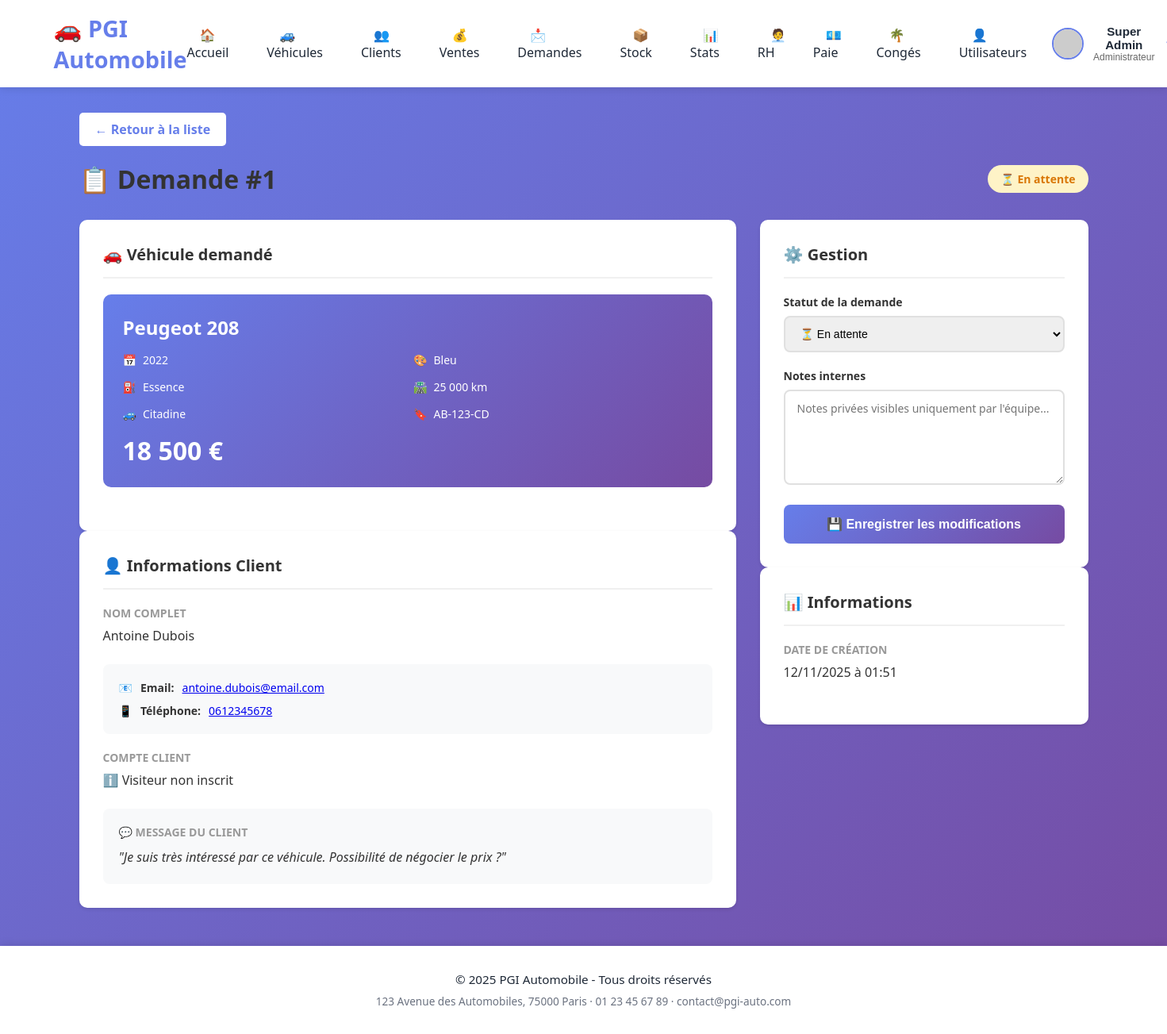
Page /modules/ventes/demandes-detail.php?id=1 (signed in) on the committed database.
### tables this page shows
CREATE TABLE IF NOT EXISTS demandes_achat (
                                              id INT PRIMARY KEY AUTO_INCREMENT,
                                              vehicule_id INT NOT NULL,
                                              client_id INT NULL,   
                                              nom VARCHAR(50) NOT NULL,
    prenom VARCHAR(50) NOT NULL,
    email VARCHAR(100) NOT NULL,
    telephone VARCHAR(20) NOT NULL,
    message TEXT,
    statut ENUM('en_attente', 'en_cours', 'acceptee', 'refusee', 'finalisee') DEFAULT 'en_attente',
    notes_gestionnaire TEXT,   
    traitee_par INT NULL,   
    date_traitement DATETIME NULL,
    created_at TIMESTAMP DEFAULT CURRENT_TIMESTAMP,
    updated_at TIMESTAMP DEFAULT CURRENT_TIMESTAMP ON UPDATE CURRENT_TIMESTAMP,
    FOREIGN KEY (vehicule_id) REFERENCES vehicules(id) ON DELETE CASCADE,
    FOREIGN KEY (client_id) REFERENCES utilisateurs(id) ON DELETE SET NULL,
    FOREIGN KEY (traitee_par) REFERENCES utilisateurs(id) ON DELETE SET NULL
    );

CREATE TABLE IF NOT EXISTS vehicules (
    id INT PRIMARY KEY AUTO_INCREMENT,
    marque VARCHAR(50) NOT NULL,
    modele VARCHAR(50) NOT NULL,
    annee INT NOT NULL,
    couleur VARCHAR(30),
    prix_achat DECIMAL(10,2),
    prix_vente DECIMAL(10,2),
    kilometrage INT,
    type_vehicule ENUM('berline', 'suv', 'sportive', 'utilitaire', 'citadine') DEFAULT 'berline',
    carburant ENUM('essence', 'diesel', 'electrique', 'hybride') DEFAULT 'essence',
    statut ENUM('stock', 'vendu', 'reserve') DEFAULT 'stock',
    date_arrivee DATE,
    immatriculation VARCHAR(20),
    image_url VARCHAR(255),
    created_at TIMESTAMP DEFAULT CURRENT_TIMESTAMP
);

### modules/ventes/demandes-detail.php (the view, shortened to what this page needs)
<?php
include '../../includes/header.php';
$demande_id = isset($_GET['id']) ? intval($_GET['id']) : 0;
$query = "SELECT da.*,
          v.marque, v.modele, v.annee, v.couleur, v.kilometrage,
          v.prix_vente, v.carburant, v.type_vehicule, v.immatriculation,
          u.nom as gestionnaire_nom, u.prenom as gestionnaire_prenom,
          c.nom as client_nom, c.prenom as client_prenom,
          c.email as client_email, c.telephone as client_telephone
          FROM demandes_achat da
          INNER JOIN vehicules v ON da.vehicule_id = v.id
          LEFT JOIN utilisateurs u ON da.traitee_par = u.id
          LEFT JOIN utilisateurs c ON da.client_id = c.id
          WHERE da.id = ?";
$stmt = $pdo->prepare($query);
$stmt->execute([$demande_id]);
$demande = $stmt->fetch();
?>
<div class="container">
    <a href="demandes-liste.php" class="back-button">← Retour à la liste</a>
    <div class="page-header">
        <h1>📋 Demande #<?php echo $demande_id; ?></h1>
        <span class="badge badge-<?php echo $demande['statut']; ?>">
                <?php
                $statuts = [
                    'en_attente' => '⏳ En attente',
                    'en_cours' => '🔄 En cours',
                    'acceptee' => '✅ Acceptée',
                    'refusee' => '❌ Refusée',
                    'finalisee' => '🏁 Finalisée'
                ];
                echo $statuts[$demande['statut']];
                ?>
            </span>
    </div>
    <div class="detail-container">
        <div>
            <div class="detail-card">
                <h2>🚗 Véhicule demandé</h2>
                <div class="vehicule-card">
                    <h3><?php echo htmlspecialchars($demande['marque'] . ' ' . $demande['modele']); ?></h3>
                    <div class="vehicule-details">
                        <div class="vehicule-detail-item">
                            <span>📅</span>
                            <span><?php echo $demande['annee']; ?></span>
                        </div>
                        <div class="vehicule-detail-item">
                            <span>🎨</span>
                            <span><?php echo htmlspecialchars($demande['couleur']); ?></span>
                        </div>
                        <div class="vehicule-detail-item">
                            <span>⛽</span>
                            <span><?php echo ucfirst($demande['carburant']); ?></span>
                        </div>
                        <div class="vehicule-detail-item">
                            <span>🛣️</span>
                            <span><?php echo number_format($demande['kilometrage'], 0, ',', ' '); ?> km</span>
                        </div>
                        <div class="vehicule-detail-item">
                            <span>🚙</span>
                            <span><?php echo ucfirst($demande['type_vehicule']); ?></span>
                        </div>
                        <div class="vehicule-detail-item">
                            <span>🔖</span>
                            <span><?php echo htmlspecialchars($demande['immatriculation']); ?></span>
                        </div>
                    </div>
                    <div class="vehicule-price">
                        <?php echo number_format($demande['prix_vente'], 0, ',', ' '); ?> €
                    </div>
                </div>
            </div>
            <div class="detail-card">
                <h2>👤 Informations Client</h2>
                <div class="info-group">
                    <h3>Nom complet</h3>
                    <div class="info-value">
                        <?php echo htmlspecialchars($demande['prenom'] . ' ' . $demande['nom']); ?>
                    </div>
                </div>
                <div class="contact-info">
                    <div class="contact-item">
                        <span>📧</span>
                        <strong>Email:</strong>
                        <a href="mailto:<?php echo htmlspecialchars($demande['email']); ?>">
                            <?php echo htmlspecialchars($demande['email']); ?>
                        </a>
                    </div>
                    <div class="contact-item">
                        <span>📱</span>
                        <strong>Téléphone:</strong>
                        <a href="tel:<?php echo htmlspecialchars($demande['telephone']); ?>">
                            <?php echo htmlspecialchars($demande['telephone']); ?>
                        </a>
                    </div>
                </div>
                <?php if ($demande['client_id']): ?>
                    <div class="info-group">
                        <h3>Compte client</h3>
                        <div class="info-value">
                            ✅ Client inscrit sur la plateforme
                        </div>
                    </div>
                <?php else: ?>
                    <div class="info-group">
                        <h3>Compte client</h3>
                        <div class="info-value">
                            ℹ️ Visiteur non inscrit
                        </div>
                    </div>
                <?php endif; ?>
                <?php if (!empty($demande['message'])): ?>
                    <div class="message-box">
                        <h3>💬 Message du client</h3>
                        <div class="message-content">
                            "<?php echo nl2br(htmlspecialchars($demande['message'])); ?>"
                        </div>
                    </div>
                <?php endif; ?>
            </div>
        </div>
        <div>
            <div class="detail-card">
                <h2>⚙️ Gestion</h2>
                <form method="POST" action="">
                    <div class="form-group">
                        <label for="statut">Statut de la demande</label>
                        <select id="statut" name="statut" required>
                            <option value="en_attente" <?php echo $demande['statut'] === 'en_attente' ? 'selected' : ''; ?>>
                                ⏳ En attente
                            </option>
                        </select>
                    </div>
                    <div class="form-group">
                        <label for="notes_gestionnaire">Notes internes</label>
                        <textarea id="notes_gestionnaire" name="notes_gestionnaire" placeholder="Notes privées visibles uniquement par l'équipe..."><?php echo htmlspecialchars($demande['notes_gestionnaire']); ?></textarea>
                    </div>
                    <button type="submit" class="submit-button">
                        💾 Enregistrer les modifications
                    </button>
                </form>
            </div>
            <div class="detail-card">
                <h2>📊 Informations</h2>
                <div class="info-group">
                    <h3>Date de création</h3>
                    <div class="info-value">
                        <?php echo date('d/m/Y à H:i', strtotime($demande['created_at'])); ?>
                    </div>
                </div>
            </div>
        </div>
    </div>
</div>
<?php include '../../includes/footer.php'; ?>

### assets/css/style.css (style rules this page uses)
* { margin: 0; padding: 0; box-sizing: border-box; }
:root { --primary: #667eea; --primary-dark: #764ba2; --secondary: #4facfe; --success: #10b981; --danger: #ef4444; --warning: #f59e0b; --info: #17a2b8; --dark: #1f2937; --light: #f3f4f6; --white: #ffffff; --gradient-primary: linear-gradient(135deg, var(--primary) 0%, var(--primary-dark) 100%); --gradient-success: linear-gradient(135deg, #43e97b 0%, #38f9d7 100%); --gradient-info: linear-gradient(135deg, #4facfe 0%, #00f2fe 100%); --gradient-warning: linear-gradient(135deg, #fa709a 0%, #fee140 100%); --gray: #6b7280; --gray-light: #e5e7eb; --gray-dark: #374151; --text-primary: #333; --text-secondary: #666; --text-muted: #999; --border: #e0e0e0; --border-light: #f0f0f0; --border-dark: #ccc; --bg-light: #f8f9fa; --bg-white: #ffffff; }
body { font-family: 'Segoe UI', Tahoma, Geneva, Verdana, sans-serif; background: var(--gradient-primary); min-height: 100vh; color: var(--dark); }
.container { max-width: 1400px; margin: 2rem auto; padding: 0 2rem; }
.badge { display: inline-block; padding: 0.4rem 0.8rem; border-radius: 20px; font-size: 0.85rem; font-weight: 600; }
.form-group { margin-bottom: 1.5rem; }
.form-group label { display: block; margin-bottom: 0.5rem; font-weight: 600; color: var(--dark); }

### modules/ventes/demandes-detail.php (style rules this page uses)
.detail-container { display: grid; grid-template-columns: 2fr 1fr; gap: 30px; margin-top: 30px; }
.detail-card { background: white; border-radius: 10px; padding: 30px; box-shadow: 0 2px 4px rgba(0,0,0,0.1); }
.detail-card h2 { font-size: 20px; color: #333; margin-bottom: 20px; padding-bottom: 15px; border-bottom: 2px solid #f0f0f0; }
.info-group { margin-bottom: 25px; }
.info-group h3 { font-size: 14px; color: #999; margin-bottom: 8px; text-transform: uppercase; font-weight: 600; }
.info-value { font-size: 16px; color: #333; font-weight: 500; }
.badge { padding: 8px 16px; border-radius: 20px; font-size: 14px; font-weight: 600; display: inline-block; }
.badge-en_attente { background: #fef3c7; color: #d97706; }
.vehicule-card { background: linear-gradient(135deg, #667eea 0%, #764ba2 100%); color: white; padding: 25px; border-radius: 10px; margin-bottom: 25px; }
.vehicule-card h3 { font-size: 24px; margin-bottom: 15px; }
.vehicule-details { display: grid; grid-template-columns: repeat(2, 1fr); gap: 15px; margin-top: 15px; }
.vehicule-detail-item { display: flex; align-items: center; gap: 8px; font-size: 14px; }
.vehicule-price { font-size: 32px; font-weight: bold; margin-top: 15px; }
.contact-info { background: #f8f9fa; padding: 20px; border-radius: 8px; margin-bottom: 20px; }
.contact-item { display: flex; align-items: center; gap: 10px; margin-bottom: 10px; font-size: 14px; color: #333; }
.contact-item:last-child { margin-bottom: 0; }
.message-box { background: #f8f9fa; padding: 20px; border-radius: 8px; margin-top: 20px; }
.message-box h3 { font-size: 14px; color: #999; margin-bottom: 10px; text-transform: uppercase; }
.message-content { color: #333; line-height: 1.6; font-style: italic; }
.form-group { margin-bottom: 20px; }
.form-group label { display: block; margin-bottom: 8px; color: #333; font-weight: 600; font-size: 14px; }
.form-group select, .form-group textarea { width: 100%; padding: 12px 15px; border: 2px solid #e0e0e0; border-radius: 8px; font-size: 14px; transition: border-color 0.3s; }
.form-group textarea { min-height: 120px; resize: vertical; font-family: inherit; }
.submit-button { width: 100%; padding: 15px; background: linear-gradient(135deg, #667eea 0%, #764ba2 100%); color: white; border: none; border-radius: 8px; font-size: 16px; font-weight: 600; cursor: pointer; transition: transform 0.3s, box-shadow 0.3s; }
.back-button { display: inline-block; margin-bottom: 20px; padding: 10px 20px; background: white; color: #667eea; text-decoration: none; border-radius: 5px; font-weight: 600; transition: transform 0.2s; }
.page-header { display: flex; justify-content: space-between; align-items: center; margin-bottom: 30px; }
.page-header h1 { font-size: 32px; color: #333; }

### rows in the picture
demandes_achat: statut "⏳ En attente", vehicule.modele "Peugeot 208", vehicule.annee "2022", vehicule.couleur "Bleu", vehicule.carburant "Essence", vehicule.kilometrage "25 000", vehicule.type_vehicule "Citadine", vehicule.immatriculation "AB-123-CD", vehicule.prix_vente "18 500", prenom+nom "Antoine Dubois", email "antoine.dubois@email.com", telephone "0612345678", message "Je suis très intéressé par ce véhicule. Possibilité de négocier le prix ?", created_at "12/11/2025 à 01:51"

### other values in the picture
$appName "PGI Automobile"
$link['label'] "🏠 Accueil"
$link['label'] "🚙 Véhicules"
$link['label'] "👥 Clients"
$link['label'] "💰 Ventes"
$link['label'] "📩 Demandes"
$link['label'] "📦 Stock"
$link['label'] "📊 Stats"
$link['label'] "🧑‍💼 RH"
$link['label'] "💶 Paie"
$link['label'] "🌴 Congés"
$link['label'] "👤 Utilisateurs"
getFullName() "Super Admin"
getRoleLabel() "Administrateur"
$demande_id "1"
